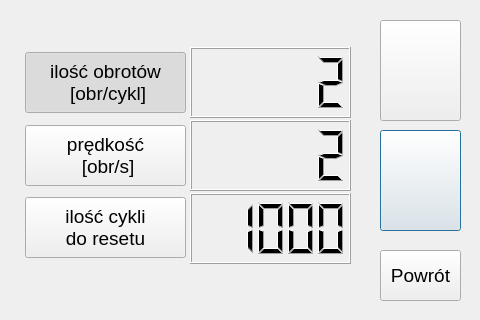
<?xml version="1.0" encoding="UTF-8"?>
<ui version="4.0">
 <class>ParamWindow</class>
 <widget class="QDialog" name="ParamWindow">
  <property name="geometry">
   <rect>
    <x>0</x>
    <y>0</y>
    <width>480</width>
    <height>320</height>
   </rect>
  </property>
  <property name="windowTitle">
   <string>Dialog</string>
  </property>
  <widget class="QLCDNumber" name="lcdSteps">
   <property name="geometry">
    <rect>
     <x>190</x>
     <y>47</y>
     <width>161</width>
     <height>71</height>
    </rect>
   </property>
   <property name="smallDecimalPoint">
    <bool>false</bool>
   </property>
   <property name="value" stdset="0">
    <double>2.000000000000000</double>
   </property>
   <property name="intValue" stdset="0">
    <number>2</number>
   </property>
  </widget>
  <widget class="QPushButton" name="downBtn">
   <property name="geometry">
    <rect>
     <x>380</x>
     <y>130</y>
     <width>81</width>
     <height>101</height>
    </rect>
   </property>
   <property name="text">
    <string/>
   </property>
   <property name="iconSize">
    <size>
     <width>81</width>
     <height>81</height>
    </size>
   </property>
  </widget>
  <widget class="QPushButton" name="upBtn">
   <property name="geometry">
    <rect>
     <x>380</x>
     <y>20</y>
     <width>81</width>
     <height>101</height>
    </rect>
   </property>
   <property name="text">
    <string/>
   </property>
   <property name="iconSize">
    <size>
     <width>81</width>
     <height>81</height>
    </size>
   </property>
  </widget>
  <widget class="QLCDNumber" name="lcdVel">
   <property name="geometry">
    <rect>
     <x>190</x>
     <y>120</y>
     <width>161</width>
     <height>71</height>
    </rect>
   </property>
   <property name="value" stdset="0">
    <double>2.000000000000000</double>
   </property>
  </widget>
  <widget class="QPushButton" name="velBtn">
   <property name="geometry">
    <rect>
     <x>25</x>
     <y>125</y>
     <width>161</width>
     <height>61</height>
    </rect>
   </property>
   <property name="font">
    <font>
     <pointsize>14</pointsize>
    </font>
   </property>
   <property name="text">
    <string>prędkość
 [obr/s]</string>
   </property>
   <property name="checkable">
    <bool>true</bool>
   </property>
  </widget>
  <widget class="QPushButton" name="rotateNrBtn">
   <property name="geometry">
    <rect>
     <x>25</x>
     <y>52</y>
     <width>161</width>
     <height>61</height>
    </rect>
   </property>
   <property name="font">
    <font>
     <pointsize>14</pointsize>
    </font>
   </property>
   <property name="text">
    <string>ilość obrotów
 [obr/cykl]</string>
   </property>
   <property name="checkable">
    <bool>true</bool>
   </property>
   <property name="checked">
    <bool>true</bool>
   </property>
  </widget>
  <widget class="QPushButton" name="cycleNrBtn">
   <property name="geometry">
    <rect>
     <x>25</x>
     <y>197</y>
     <width>161</width>
     <height>61</height>
    </rect>
   </property>
   <property name="font">
    <font>
     <pointsize>14</pointsize>
    </font>
   </property>
   <property name="text">
    <string>ilość cykli 
do resetu</string>
   </property>
   <property name="checkable">
    <bool>true</bool>
   </property>
  </widget>
  <widget class="QLCDNumber" name="lcdCycles">
   <property name="geometry">
    <rect>
     <x>190</x>
     <y>193</y>
     <width>161</width>
     <height>71</height>
    </rect>
   </property>
   <property name="smallDecimalPoint">
    <bool>false</bool>
   </property>
   <property name="value" stdset="0">
    <double>1000.000000000000000</double>
   </property>
   <property name="intValue" stdset="0">
    <number>1000</number>
   </property>
  </widget>
  <widget class="QPushButton" name="returnBtn">
   <property name="geometry">
    <rect>
     <x>380</x>
     <y>250</y>
     <width>81</width>
     <height>51</height>
    </rect>
   </property>
   <property name="font">
    <font>
     <pointsize>14</pointsize>
    </font>
   </property>
   <property name="text">
    <string>Powrót</string>
   </property>
   <property name="iconSize">
    <size>
     <width>81</width>
     <height>81</height>
    </size>
   </property>
  </widget>
 </widget>
 <resources/>
 <connections/>
</ui>
